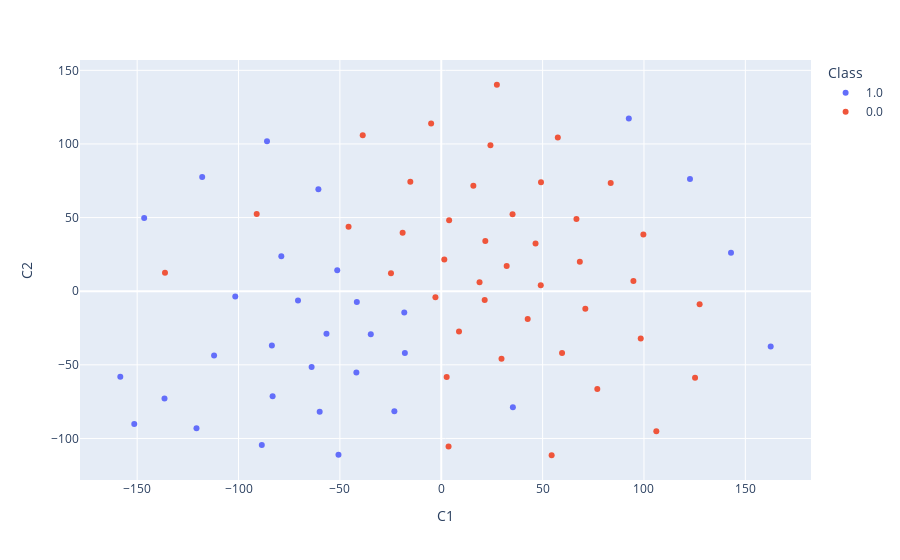

Notebook cell for this chart:
### Code cell
fig = px.scatter(km_data, x="C1", y="C2", color="Class")
fig.show()

### Figure 1 — Plotly figure (JSON) as saved in the notebook; plotly's stock layout.template omitted (floating-point values rounded to 4 significant figures)
{"data": [{"hovertemplate": "Class=1.0<br>C1=%{x}<br>C2=%{y}<extra></extra>", "legendgroup": "1.0", "marker": {"color": "#636efa", "symbol": "circle"}, "mode": "markers", "name": "1.0", "orientation": "v", "showlegend": true, "type": "scatter", "x": [-151.4, -158.3, 162.5, -136.5, 142.9, -88.52, 35.33, -85.95, -146.5, -83.18, -59.97, -78.89, -18.24, -112.1, -17.95, -51.31, -101.6, -41.87, -63.95, -70.66, -56.62, -34.76, -83.55, -23.13, -50.7, -60.6, 92.53, 122.7, -120.7, -41.64, -117.9], "xaxis": "x", "y": [-90.15, -58.01, -37.51, -72.94, 26.12, -104.4, -78.72, 101.9, 49.73, -71.4, -81.93, 23.69, -14.51, -43.59, -42.01, 14.26, -3.572, -55.28, -51.53, -6.228, -28.93, -29.19, -36.88, -81.44, -111.0, 69.16, 117.3, 76.13, -93.06, -7.385, 77.54], "yaxis": "y"}, {"hovertemplate": "Class=0.0<br>C1=%{x}<br>C2=%{y}<extra></extra>", "legendgroup": "0.0", "marker": {"color": "#EF553B", "symbol": "circle"}, "mode": "markers", "name": "0.0", "orientation": "v", "showlegend": true, "type": "scatter", "x": [-136.3, 125.2, 106.1, 1.501, 98.4, 99.69, 127.4, 29.72, -2.875, 49.2, -91.04, -45.72, 27.44, 76.97, 8.757, 24.26, 83.59, 21.43, -24.8, 57.49, 3.604, -19.05, 71.07, -15.25, 2.671, 66.69, 3.886, 35.17, 59.59, 94.78, 21.73, 42.64, 54.45, -38.74, 46.51, -5.003, 15.83, 49.08, 32.27, 18.89, 68.35], "xaxis": "x", "y": [12.5, -58.73, -95.07, 21.46, -32.06, 38.5, -8.932, -45.79, -4.12, 74.05, 52.48, 43.81, 140.2, -66.47, -27.37, 99.17, 73.51, -5.997, 12.12, 104.3, -105.5, 39.74, -11.94, 74.42, -58.28, 49.03, 48.21, 52.34, -41.98, 6.995, 34.13, -18.8, -111.4, 106.0, 32.44, 113.8, 71.58, 3.986, 17.12, 6.153, 19.96], "yaxis": "y"}], "layout": {"legend": {"title": {"text": "Class"}, "tracegroupgap": 0}, "margin": {"t": 60}, "xaxis": {"anchor": "y", "domain": [0, 1], "title": {"text": "C1"}}, "yaxis": {"anchor": "x", "domain": [0, 1], "title": {"text": "C2"}}}}
